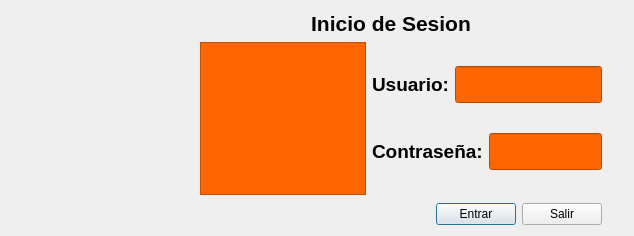
<?xml version="1.0" encoding="UTF-8"?>
<ui version="4.0">
 <class>dialogo_login</class>
 <widget class="QDialog" name="dialogo_login">
  <property name="windowModality">
   <enum>Qt::NonModal</enum>
  </property>
  <property name="enabled">
   <bool>true</bool>
  </property>
  <property name="geometry">
   <rect>
    <x>0</x>
    <y>0</y>
    <width>634</width>
    <height>236</height>
   </rect>
  </property>
  <property name="windowTitle">
   <string>Iniciar Sesion</string>
  </property>
  <property name="windowOpacity">
   <double>1.000000000000000</double>
  </property>
  <property name="styleSheet">
   <string notr="true">QLineEdit{background:#ff6600;color:white;padding:5px}
QListWidget{background:#ff6600;padding:5px;color:white}
QPushButton:hover{background:#0099ff;color:white}
QDialog{background:white url(&quot;imagenes/llaves.jpg&quot;) no-repeat left }
</string>
  </property>
  <property name="modal">
   <bool>false</bool>
  </property>
  <layout class="QVBoxLayout" name="verticalLayout_3">
   <property name="leftMargin">
    <number>200</number>
   </property>
   <property name="rightMargin">
    <number>32</number>
   </property>
   <item>
    <layout class="QHBoxLayout" name="horizontalLayout_4">
     <item>
      <widget class="QLabel" name="label_3">
       <property name="font">
        <font>
         <pointsize>16</pointsize>
         <weight>75</weight>
         <bold>true</bold>
        </font>
       </property>
       <property name="text">
        <string>Inicio de Sesion</string>
       </property>
       <property name="alignment">
        <set>Qt::AlignCenter</set>
       </property>
      </widget>
     </item>
     <item>
      <spacer name="verticalSpacer_2">
       <property name="orientation">
        <enum>Qt::Vertical</enum>
       </property>
       <property name="sizeHint" stdset="0">
        <size>
         <width>20</width>
         <height>40</height>
        </size>
       </property>
      </spacer>
     </item>
    </layout>
   </item>
   <item>
    <layout class="QHBoxLayout" name="horizontalLayout_5">
     <item>
      <widget class="QListWidget" name="list_usuarios">
       <property name="font">
        <font>
         <pointsize>14</pointsize>
         <weight>75</weight>
         <bold>true</bold>
        </font>
       </property>
      </widget>
     </item>
     <item>
      <layout class="QVBoxLayout" name="verticalLayout_2">
       <item>
        <layout class="QHBoxLayout" name="horizontalLayout">
         <item>
          <widget class="QLabel" name="label">
           <property name="font">
            <font>
             <pointsize>14</pointsize>
             <weight>75</weight>
             <bold>true</bold>
            </font>
           </property>
           <property name="text">
            <string>Usuario:</string>
           </property>
          </widget>
         </item>
         <item>
          <widget class="QLineEdit" name="line_usuario">
           <property name="font">
            <font>
             <pointsize>14</pointsize>
             <weight>75</weight>
             <bold>true</bold>
            </font>
           </property>
           <property name="styleSheet">
            <string notr="true"/>
           </property>
          </widget>
         </item>
        </layout>
       </item>
       <item>
        <layout class="QHBoxLayout" name="horizontalLayout_2">
         <item>
          <widget class="QLabel" name="label_2">
           <property name="font">
            <font>
             <pointsize>14</pointsize>
             <weight>75</weight>
             <bold>true</bold>
            </font>
           </property>
           <property name="text">
            <string>Contraseña:</string>
           </property>
          </widget>
         </item>
         <item>
          <widget class="QLineEdit" name="line_pwd">
           <property name="font">
            <font>
             <pointsize>14</pointsize>
             <weight>75</weight>
             <bold>true</bold>
            </font>
           </property>
           <property name="echoMode">
            <enum>QLineEdit::Password</enum>
           </property>
          </widget>
         </item>
        </layout>
       </item>
      </layout>
     </item>
    </layout>
   </item>
   <item>
    <layout class="QVBoxLayout" name="verticalLayout">
     <item>
      <spacer name="verticalSpacer">
       <property name="orientation">
        <enum>Qt::Vertical</enum>
       </property>
       <property name="sizeHint" stdset="0">
        <size>
         <width>20</width>
         <height>40</height>
        </size>
       </property>
      </spacer>
     </item>
     <item>
      <layout class="QHBoxLayout" name="horizontalLayout_3">
       <item>
        <spacer name="horizontalSpacer">
         <property name="orientation">
          <enum>Qt::Horizontal</enum>
         </property>
         <property name="sizeHint" stdset="0">
          <size>
           <width>40</width>
           <height>20</height>
          </size>
         </property>
        </spacer>
       </item>
       <item>
        <widget class="QPushButton" name="pb_entrar">
         <property name="text">
          <string>Entrar</string>
         </property>
        </widget>
       </item>
       <item>
        <widget class="QPushButton" name="pushButton_2">
         <property name="text">
          <string>Salir</string>
         </property>
        </widget>
       </item>
      </layout>
     </item>
    </layout>
   </item>
  </layout>
 </widget>
 <resources/>
 <connections>
  <connection>
   <sender>line_usuario</sender>
   <signal>returnPressed()</signal>
   <receiver>pb_entrar</receiver>
   <slot>click()</slot>
   <hints>
    <hint type="sourcelabel">
     <x>316</x>
     <y>63</y>
    </hint>
    <hint type="destinationlabel">
     <x>340</x>
     <y>210</y>
    </hint>
   </hints>
  </connection>
  <connection>
   <sender>line_pwd</sender>
   <signal>returnPressed()</signal>
   <receiver>pb_entrar</receiver>
   <slot>click()</slot>
   <hints>
    <hint type="sourcelabel">
     <x>351</x>
     <y>128</y>
    </hint>
    <hint type="destinationlabel">
     <x>359</x>
     <y>200</y>
    </hint>
   </hints>
  </connection>
  <connection>
   <sender>pushButton_2</sender>
   <signal>clicked()</signal>
   <receiver>dialogo_login</receiver>
   <slot>reject()</slot>
   <hints>
    <hint type="sourcelabel">
     <x>431</x>
     <y>209</y>
    </hint>
    <hint type="destinationlabel">
     <x>417</x>
     <y>228</y>
    </hint>
   </hints>
  </connection>
 </connections>
</ui>
